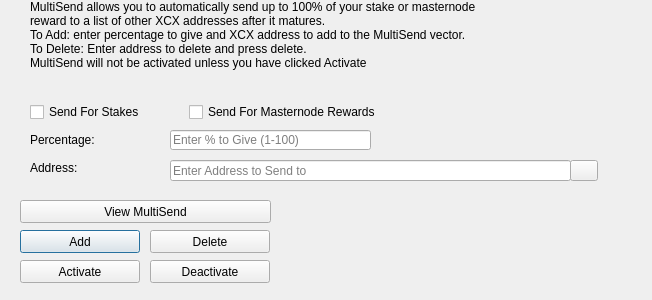
<?xml version="1.0" encoding="UTF-8"?>
<ui version="4.0">
 <class>MultiSendDialog</class>
 <widget class="QDialog" name="MultiSendDialog">
  <property name="windowModality">
   <enum>Qt::NonModal</enum>
  </property>
  <property name="geometry">
   <rect>
    <x>0</x>
    <y>0</y>
    <width>652</width>
    <height>300</height>
   </rect>
  </property>
  <property name="windowTitle">
   <string>MultiSend</string>
  </property>
  <widget class="QLineEdit" name="multiSendPercentEdit">
   <property name="geometry">
    <rect>
     <x>170</x>
     <y>130</y>
     <width>201</width>
     <height>20</height>
    </rect>
   </property>
   <property name="toolTip">
    <string>Enter whole numbers 1 - 100</string>
   </property>
   <property name="placeholderText">
    <string>Enter % to Give (1-100)</string>
   </property>
  </widget>
  <widget class="QLineEdit" name="multiSendAddressEdit">
   <property name="geometry">
    <rect>
     <x>170</x>
     <y>160</y>
     <width>401</width>
     <height>21</height>
    </rect>
   </property>
   <property name="toolTip">
    <string/>
   </property>
   <property name="placeholderText">
    <string>Enter Address to Send to</string>
   </property>
  </widget>
  <widget class="QLabel" name="label_2">
   <property name="geometry">
    <rect>
     <x>30</x>
     <y>0</y>
     <width>451</width>
     <height>121</height>
    </rect>
   </property>
   <property name="lineWidth">
    <number>1</number>
   </property>
   <property name="text">
    <string>MultiSend allows you to automatically send up to 100% of your stake or masternode reward to a list of other XCX addresses after it matures.
To Add: enter percentage to give and XCX address to add to the MultiSend vector.
To Delete: Enter address to delete and press delete.
MultiSend will not be activated unless you have clicked Activate</string>
   </property>
   <property name="alignment">
    <set>Qt::AlignLeading|Qt::AlignLeft|Qt::AlignTop</set>
   </property>
   <property name="wordWrap">
    <bool>true</bool>
   </property>
  </widget>
  <widget class="QLabel" name="message">
   <property name="geometry">
    <rect>
     <x>290</x>
     <y>200</y>
     <width>351</width>
     <height>91</height>
    </rect>
   </property>
   <property name="text">
    <string/>
   </property>
  </widget>
  <widget class="QPushButton" name="addButton">
   <property name="geometry">
    <rect>
     <x>20</x>
     <y>230</y>
     <width>120</width>
     <height>23</height>
    </rect>
   </property>
   <property name="toolTip">
    <string/>
   </property>
   <property name="statusTip">
    <string>Add to MultiSend Vector</string>
   </property>
   <property name="text">
    <string>Add</string>
   </property>
  </widget>
  <widget class="QPushButton" name="disableButton">
   <property name="geometry">
    <rect>
     <x>150</x>
     <y>260</y>
     <width>120</width>
     <height>23</height>
    </rect>
   </property>
   <property name="statusTip">
    <string>Deactivate MultiSend</string>
   </property>
   <property name="text">
    <string>Deactivate</string>
   </property>
  </widget>
  <widget class="QPushButton" name="addressBookButton">
   <property name="geometry">
    <rect>
     <x>570</x>
     <y>160</y>
     <width>28</width>
     <height>21</height>
    </rect>
   </property>
   <property name="toolTip">
    <string>Choose an address from the address book</string>
   </property>
   <property name="text">
    <string/>
   </property>
   <property name="icon">
    <iconset resource="../encrypt.qrc">
     <normaloff>:/icons/address-book</normaloff>:/icons/address-book</iconset>
   </property>
   <property name="shortcut">
    <string>Alt+A</string>
   </property>
   <property name="autoDefault">
    <bool>false</bool>
   </property>
  </widget>
  <widget class="QLabel" name="label">
   <property name="geometry">
    <rect>
     <x>30</x>
     <y>130</y>
     <width>121</width>
     <height>20</height>
    </rect>
   </property>
   <property name="toolTip">
    <string>Percentage of stake to send</string>
   </property>
   <property name="text">
    <string>Percentage:</string>
   </property>
  </widget>
  <widget class="QLabel" name="label_5">
   <property name="geometry">
    <rect>
     <x>30</x>
     <y>160</y>
     <width>111</width>
     <height>16</height>
    </rect>
   </property>
   <property name="toolTip">
    <string>Address to send portion of stake to</string>
   </property>
   <property name="text">
    <string>Address:</string>
   </property>
  </widget>
  <widget class="QPushButton" name="deleteButton">
   <property name="geometry">
    <rect>
     <x>150</x>
     <y>230</y>
     <width>120</width>
     <height>23</height>
    </rect>
   </property>
   <property name="toolTip">
    <string/>
   </property>
   <property name="statusTip">
    <string>Delete Address From MultiSend Vector</string>
   </property>
   <property name="text">
    <string>Delete</string>
   </property>
  </widget>
  <widget class="QPushButton" name="activateButton">
   <property name="geometry">
    <rect>
     <x>20</x>
     <y>260</y>
     <width>120</width>
     <height>23</height>
    </rect>
   </property>
   <property name="statusTip">
    <string>Activate MultiSend</string>
   </property>
   <property name="text">
    <string>Activate</string>
   </property>
  </widget>
  <widget class="QPushButton" name="viewButton">
   <property name="geometry">
    <rect>
     <x>20</x>
     <y>200</y>
     <width>251</width>
     <height>23</height>
    </rect>
   </property>
   <property name="toolTip">
    <string/>
   </property>
   <property name="statusTip">
    <string>View MultiSend Vector</string>
   </property>
   <property name="text">
    <string>View MultiSend</string>
   </property>
  </widget>
  <widget class="QWidget" name="horizontalLayoutWidget">
   <property name="geometry">
    <rect>
     <x>30</x>
     <y>100</y>
     <width>351</width>
     <height>24</height>
    </rect>
   </property>
   <layout class="QHBoxLayout" name="horizontalLayout">
    <item>
     <widget class="QCheckBox" name="multiSendStakeCheckBox">
      <property name="text">
       <string>Send For Stakes</string>
      </property>
     </widget>
    </item>
    <item>
     <widget class="QCheckBox" name="multiSendMasternodeCheckBox">
      <property name="text">
       <string>Send For Masternode Rewards</string>
      </property>
     </widget>
    </item>
   </layout>
  </widget>
 </widget>
 <resources>
  <include location="../encrypt.qrc"/>
 </resources>
 <connections/>
</ui>
